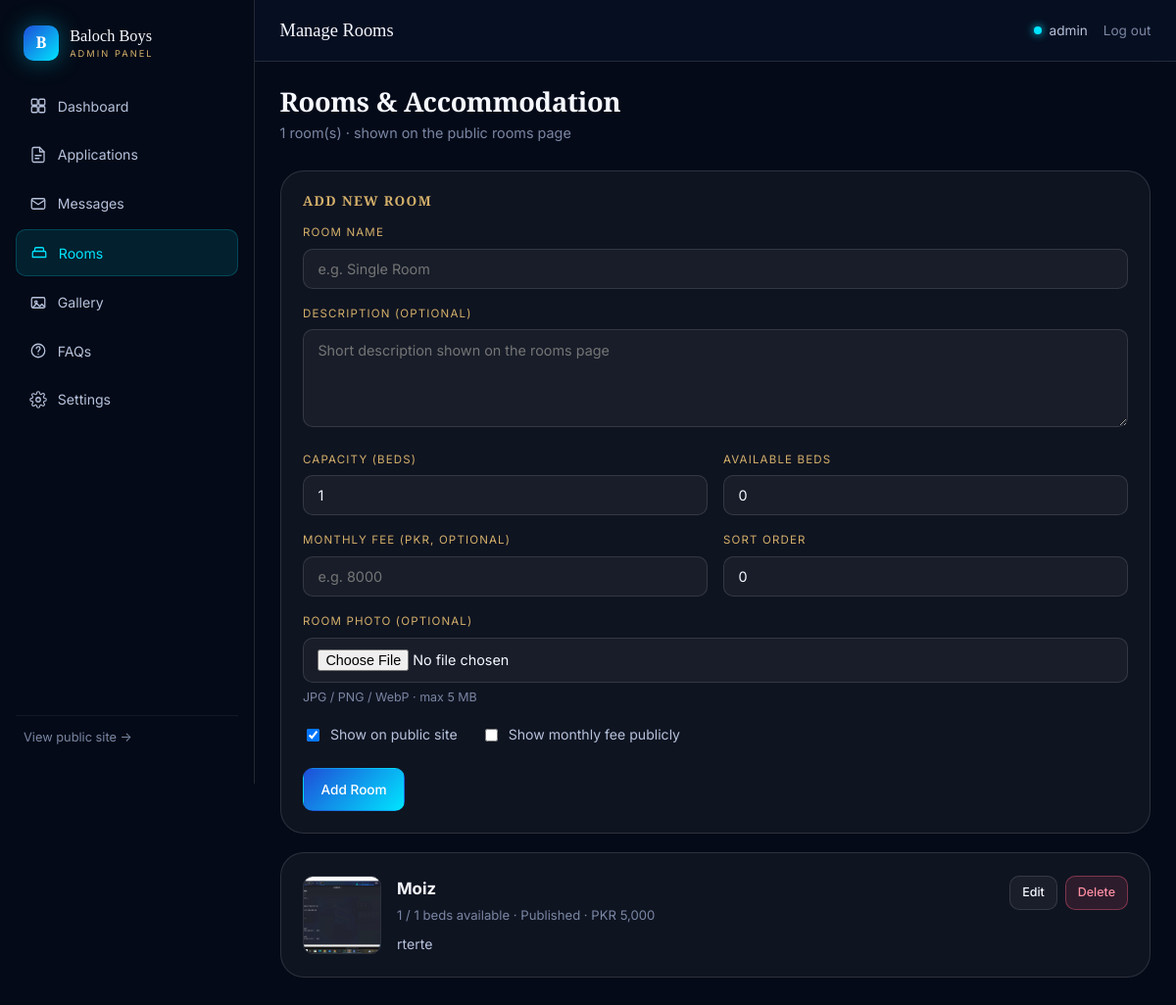
/admin/rooms (signed in), run on the app's committed database.
### models.py (models this page shows, shortened)
class Room(db.Model):
    __tablename__ = "rooms"
    id = db.Column(db.Integer, primary_key=True)
    name = db.Column(db.String(80), nullable=False)
    description = db.Column(db.Text, nullable=True)
    capacity = db.Column(db.Integer, nullable=False, default=1)
    available_beds = db.Column(db.Integer, nullable=False, default=0)
    monthly_fee = db.Column(db.Integer, nullable=True)
    fee_public = db.Column(db.Boolean, default=False, nullable=False)
    image = db.Column(db.String(200), nullable=True)  # filename in static/uploads/gallery/
    is_published = db.Column(db.Boolean, default=True, nullable=False, index=True)
    sort_order = db.Column(db.Integer, default=0, nullable=False)
    created_at = db.Column(db.DateTime, default=datetime.utcnow, nullable=False)

### app.py (the view)
@admin_bp.route("/rooms")
@login_required
def rooms_admin():
    rows = Room.query.order_by(Room.sort_order.asc(), Room.id.asc()).all()
    return render_template("admin/rooms.html", rooms=rows)

### app.py (called while the page is built)
@app.after_request
def _security_headers(response):
    response.headers.setdefault("X-Content-Type-Options", "nosniff")
    response.headers.setdefault("X-Frame-Options", "SAMEORIGIN")
    response.headers.setdefault("Referrer-Policy", "strict-origin-when-cross-origin")
    response.headers.setdefault(
        "Permissions-Policy", "camera=(), microphone=(), geolocation=()"
    )
    response.headers.setdefault(
        "Content-Security-Policy",
        "default-src 'self'; "
        "img-src 'self' data:; "
        "style-src 'self' 'unsafe-inline' https://fonts.googleapis.com; "
        "font-src 'self' https://fonts.gstatic.com; "
        "script-src 'self' 'unsafe-inline'; "
        "connect-src 'self'; "
        "frame-ancestors 'self'; "
        "base-uri 'self'; "
        "form-action 'self'"
    )
    return response

def login_required(fn):
    @wraps(fn)
    def wrapper(*args, **kwargs):
        if not session.get("admin_id"):
            return redirect(url_for("admin.login", next=request.path))
        return fn(*args, **kwargs)
    return wrapper

@admin_bp.context_processor
def inject_admin_globals():
    unread = ContactMessage.query.filter_by(is_read=False).count()
    return {"unread_message_count": unread}

@app.context_processor
def inject_globals():
    class _Settings:
        contact_phone = SiteSettings.get("contact_phone")
        whatsapp_number = SiteSettings.get("whatsapp_number")
        hero_image = SiteSettings.get("hero_image")
    return {
        "site_settings": _Settings(),
        "current_year": date.today().year,
    }

### models.py (called while the page is built)
    @classmethod
    def get(cls, key, default=None):
        row = cls.query.filter_by(key=key).first()
        return row.value if row else default

### templates/admin/rooms.html (shortened to what this page needs)
{% extends "admin/admin_base.html" %}
{% block page_title %}Manage Rooms{% endblock %}
{% block content %}
<h1 class="admin-h1">Rooms &amp; Accommodation</h1>
<p class="admin-sub">{{ rooms|length }} room(s) · shown on the public rooms page</p>
<div class="admin-card">
  <h3 style="font-size:0.85rem;letter-spacing:0.1em;text-transform:uppercase;color:var(--gold);margin:0 0 1rem;">
    Add New Room
  </h3>
  <form method="POST" action="{{ url_for('admin.add_room') }}"
        class="admin-form" enctype="multipart/form-data">
    <div class="admin-form__row">
      <label>Room Name</label>
      <input type="text" name="name" required maxlength="80"
             placeholder="e.g. Single Room">
    </div>
    <div class="admin-form__row">
      <label>Description (optional)</label>
      <textarea name="description" maxlength="400"
                placeholder="Short description shown on the rooms page"></textarea>
    </div>
    <div style="display:grid;grid-template-columns:1fr 1fr;gap:1rem;">
      <div class="admin-form__row">
        <label>Capacity (beds)</label>
        <input type="number" name="capacity" value="1" min="1" max="20" required>
      </div>
      <div class="admin-form__row">
        <label>Available Beds</label>
        <input type="number" name="available_beds" value="0" min="0" max="20" required>
      </div>
    </div>
    <div style="display:grid;grid-template-columns:1fr 1fr;gap:1rem;">
      <div class="admin-form__row">
        <label>Monthly Fee (PKR, optional)</label>
        <input type="number" name="monthly_fee" min="0" placeholder="e.g. 8000">
      </div>
      <div class="admin-form__row">
        <label>Sort Order</label>
        <input type="number" name="sort_order" value="0">
      </div>
    </div>
    <div class="admin-form__row">
      <label>Room Photo (optional)</label>
      <input type="file" name="image" accept=".jpg,.jpeg,.png,.webp">
      <small style="color:var(--text-lo);font-size:0.78rem;display:block;margin-top:0.3rem;">
        JPG / PNG / WebP · max 5 MB
      </small>
    </div>
    <div class="admin-form__row" style="display:flex;gap:1.5rem;flex-wrap:wrap;">
      <label style="display:flex;align-items:center;gap:0.5rem;text-transform:none;letter-spacing:0;font-size:0.88rem;color:var(--text-mid);">
        <input type="checkbox" name="is_published" checked style="width:auto;">
        Show on public site
      </label>
      <label style="display:flex;align-items:center;gap:0.5rem;text-transform:none;letter-spacing:0;font-size:0.88rem;color:var(--text-mid);">
        <input type="checkbox" name="fee_public" style="width:auto;">
        Show monthly fee publicly
      </label>
    </div>
    <button type="submit" class="admin-btn admin-btn--primary">Add Room</button>
  </form>
</div>
{% if rooms and rooms|length > 0 %}
  {% for room in rooms %}
    <div class="admin-card">
      <div style="display:flex;justify-content:space-between;gap:1rem;flex-wrap:wrap;align-items:flex-start;">
        <div style="display:flex;gap:1rem;align-items:flex-start;">
          {% if room.image %}
            <img src="{{ url_for('static', filename='uploads/gallery/' ~ room.image) }}"
                 alt="{{ room.name }}"
                 style="width:80px;height:80px;object-fit:cover;border-radius:var(--r-sm);border:1px solid var(--glass-border);">
          {% else %}
            <div style="width:80px;height:80px;border-radius:var(--r-sm);background:rgba(255,255,255,0.04);border:1px solid var(--glass-border);display:grid;place-items:center;color:var(--text-lo);font-size:0.7rem;">
              No photo
            </div>
          {% endif %}
          <div>
            <strong style="color:var(--text-hi);font-size:1.05rem;">{{ room.name }}</strong>
            <div style="font-size:0.82rem;color:var(--text-lo);margin-top:0.15rem;">
              {{ room.available_beds }} / {{ room.capacity }} beds available ·
              {% if room.is_published %}Published{% else %}Hidden{% endif %} ·
              {% if room.fee_public and room.monthly_fee %}PKR {{ "{:,}".format(room.monthly_fee) }}{% else %}Fee hidden{% endif %}
            </div>
            {% if room.description %}
              <p style="color:var(--text-mid);font-size:0.88rem;margin:0.4rem 0 0;">
                {{ room.description }}
              </p>
            {% endif %}
          </div>
        </div>
        <div class="admin-actions">
          <button type="button" class="admin-btn admin-btn--sm"
                  onclick="document.getElementById('room-edit-{{ room.id }}').style.display =
                           document.getElementById('room-edit-{{ room.id }}').style.display === 'block' ? 'none' : 'block';">
            Edit
          </button>
          <form method="POST" action="{{ url_for('admin.delete_room', room_id=room.id) }}"
                style="display:inline;">
            <button type="submit" class="admin-btn admin-btn--sm admin-btn--danger"
                    data-confirm="Delete room '{{ room.name }}'? This cannot be undone.">
              Delete
            </button>
          </form>
        </div>
      </div>
    </div>
  {% endfor %}
{% else %}
  <div class="admin-card admin-empty">No rooms yet. Add one above.</div>
{% endif %}
{% endblock %}

### static/css/public.css (style rules this page uses)
:root { --navy-950: #050a18; --navy-900: #081226; --navy-800: #0d1b36; --navy-700: #12244a; --charcoal: #14161d; --royal: #1e4ed8; --royal-bright: #2f6bff; --cyan: #00e5ff; --cyan-soft: #6ff3ff; --gold: #d4b06a; --gold-bright: #f0d89a; --gold-dim: #9c7f45; --text-hi: #f6f8ff; --text-mid: #b7c2dc; --text-lo: #7a86a3; --glass-bg: rgba(255, 255, 255, 0.045); --glass-bg-hi: rgba(255, 255, 255, 0.08); --glass-border: rgba(255, 255, 255, 0.12); --glass-border-hi: rgba(0, 229, 255, 0.35); --grad-royal: linear-gradient(135deg, var(--royal) 0%, var(--cyan) 100%); --grad-gold: linear-gradient(135deg, var(--gold-dim) 0%, var(--gold-bright) 50%, var(--gold) 100%); --grad-surface: linear-gradient(180deg, var(--navy-900) 0%, var(--navy-950) 100%); --grad-aurora: radial-gradient(1200px 600px at 15% -10%, rgba(30, 78, 216, 0.28), transparent 60%), radial-gradient(1000px 500px at 90% 10%, rgba(0, 229, 255, 0.14), transparent 55%), radial-gradient(900px 700px at 50% 110%, rgba(212, 176, 106, 0.10), transparent 60%); --shadow-sm: 0 4px 14px rgba(0, 0, 0, 0.35); --shadow-md: 0 14px 40px rgba(0, 0, 0, 0.45); --shadow-lg: 0 30px 80px rgba(0, 0, 0, 0.55); --glow-cyan: 0 0 24px rgba(0, 229, 255, 0.35); --glow-gold: 0 0 24px rgba(212, 176, 106, 0.35); --r-sm: 10px; --r-md: 16px; --r-lg: 24px; --r-xl: 34px; --r-pill: 999px; --font-display: "Playfair Display", "Cormorant Garamond", Georgia, serif; --font-body: "Inter", "Manrope", "Segoe UI", system-ui, -apple-system, sans-serif; --ease-out: cubic-bezier(0.16, 1, 0.3, 1); --ease-inout: cubic-bezier(0.65, 0, 0.35, 1); --dur-fast: 180ms; --dur-med: 380ms; --dur-slow: 700ms; --container: 1200px; --nav-h: 78px; }
*, *::before, *::after { box-sizing: border-box; }
html { scroll-behavior: smooth; -webkit-text-size-adjust: 100%; }
body { margin: 0; font-family: var(--font-body); color: var(--text-mid); background: var(--navy-950); background-image: var(--grad-aurora); background-attachment: fixed; line-height: 1.65; overflow-x: hidden; -webkit-font-smoothing: antialiased; }
img { max-width: 100%; display: block; }
button { font: inherit; color: inherit; background: none; border: none; cursor: pointer; }
h1, h2, h3, h4 { font-family: var(--font-display); color: var(--text-hi); font-weight: 600; line-height: 1.12; margin: 0 0 0.5em; letter-spacing: -0.01em; }
h1 { font-size: clamp(2.6rem, 6vw, 5rem); }
h3 { font-size: clamp(1.35rem, 2.4vw, 1.8rem); }
p { margin: 0 0 1em; }

### static/css/admin.css (style rules this page uses)
.admin-body { background: var(--navy-950); color: var(--text-mid); margin: 0; display: grid; grid-template-columns: 260px 1fr; min-height: 100vh; }
.admin-h1 { font-family: var(--font-display); font-size: 1.7rem; color: var(--text-hi); margin: 0 0 0.3rem; }
.admin-sub { color: var(--text-lo); font-size: 0.9rem; margin: 0 0 1.6rem; }
.admin-card { background: var(--glass-bg); border: 1px solid var(--glass-border); border-radius: var(--r-lg); padding: 1.4rem; margin-bottom: 1.2rem; }
.admin-form label { display: block; font-size: 0.72rem; letter-spacing: 0.1em; text-transform: uppercase; color: var(--gold); margin-bottom: 0.4rem; }
.admin-form input, .admin-form textarea, .admin-form select { width: 100%; padding: 0.7rem 0.9rem; border-radius: var(--r-sm); background: rgba(255, 255, 255, 0.04); border: 1px solid var(--glass-border); color: var(--text-hi); font-family: inherit; font-size: 0.9rem; outline: none; transition: border-color var(--dur-fast), box-shadow var(--dur-fast); }
.admin-form textarea { min-height: 100px; resize: vertical; }
.admin-form__row { margin-bottom: 1rem; }
.admin-actions { display: flex; gap: 0.5rem; flex-wrap: wrap; align-items: center; }
.admin-btn { display: inline-flex; align-items: center; gap: 0.4rem; padding: 0.6rem 1.1rem; border-radius: var(--r-sm); font-size: 0.85rem; font-weight: 500; border: 1px solid var(--glass-border); background: var(--glass-bg); color: var(--text-hi); transition: all var(--dur-fast); cursor: pointer; }
.admin-btn--primary { background: var(--grad-royal); border-color: transparent; color: #fff; }
.admin-btn--danger { background: rgba(255, 94, 125, 0.12); border-color: rgba(255, 94, 125, 0.4); color: #ff8fa3; }
.admin-btn--sm { padding: 0.4rem 0.75rem; font-size: 0.78rem; }

### data on the page
Room: image (picture), name "Moiz", available_beds "1", capacity "1", is_published "Published", monthly_fee "5,000", description "rterte"

### other printed values
{{ rooms|length }} "1"
